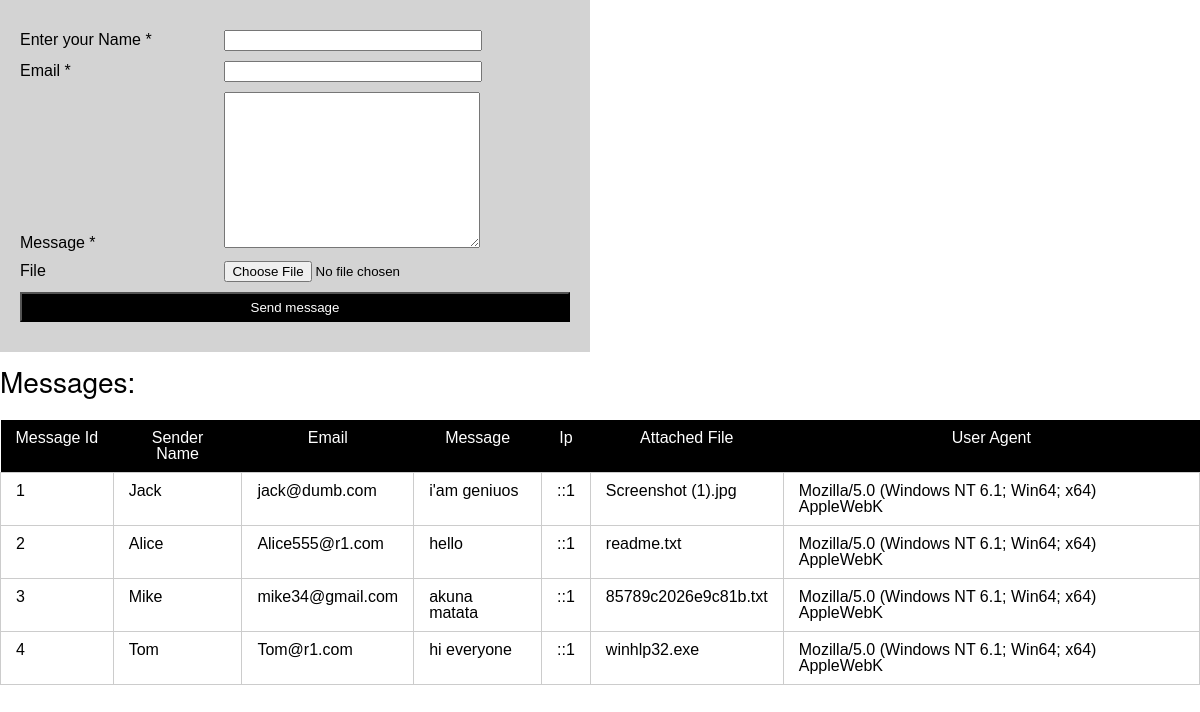
The page / on the database its author committed.
### tables this page shows
CREATE TABLE `messages` (
  `message_id` int(255) NOT NULL,
  `sender_name` varchar(100) NOT NULL,
  `email` varchar(100) NOT NULL,
  `message` text NOT NULL,
  `ip` varchar(19) NOT NULL,
  `attached_file` varchar(100) NOT NULL,
  `user_agent` varchar(250) NOT NULL
);

### models/db.php (called while the page is built)
<?php
class DataBase {
    private static $instance;
    private $db;
    private function __construct() {
        $this->db = new PDO('mysql:host=localhost;dbname=playground', 'root', 'conquistador');
    }
    public static function getInstance()
    {
        if (!self::$instance) {
            self::$instance = new Database();
        }
        return self::$instance;
    }
    public function getDB()
    {
        return $this->db;
    }
}

### models/Repository/MessageRepository.php (called while the page is built, shortened)
<?php
include_once __DIR__ . "./../db.php";
class MessageRepository
{
    private $db;
    public function __construct()
    {
        $this->db = Database::getInstance();
    }
    public function getList(): array
    {
        return $this->db->getDB()->query('SELECT * FROM messages')->fetchAll() ?? [];
    }
}

### index.php (the view, shortened to what this page needs)
<?php
include_once './models/Repository/MessageRepository.php';
$messageRepository = new MessageRepository();
$messagesList = $messageRepository->getList();
?>
<!DOCTYPE html>
<html lang="en">
<head>
    <link rel="stylesheet" type="text/css" href="./styles/base.css">
</head>
<body>
<div class="message-form">
    <form action="post.php" method="post" enctype="multipart/form-data">
        <div>
            <label for="sender_name">Enter your Name *</label>
            <input id="sender_name" type="text" name="sender_name" value=""/>
        </div>
        <div>
            <label for="email">Email *</label>
            <input id="email" type="text" name="email" value=""/>
        </div>
        <div>
            <label for="message">Message *</label>
            <textarea id="message" name="message"></textarea>
        </div>
        <div>
            <label for="attached_file">File</label>
            <input id="attached_file" type="file" name="attached_file" value=""/>
        </div>
        <div>
            <button type="submit">Send message</button>
        </div>
    </form>
</div>
<h4>Messages:</h4>
<table>
    <tr>
        <th>Message Id</th>
        <th>Sender Name</th>
        <th>Email</th>
        <th>Message</th>
        <th>Ip</th>
        <th>Attached File</th>
        <th>User Agent</th>
    </tr>
    <?php foreach ($messagesList as $message) { ?>
        <tr>
            <td><?= $message['message_id'] ?></td>
            <td><?= $message['sender_name'] ?></td>
            <td><?= $message['email'] ?></td>
            <td><?= $message['message'] ?></td>
            <td><?= $message['ip'] ?></td>
            <td><?= $message['attached_file'] ?></td>
            <td><?= $message['user_agent'] ?></td>
        </tr>
    <?php } ?>
</table>
</body>
</html>

### styles/base.css (style rules this page uses)
html, body, div, span, applet, object, iframe, h1, h2, h3, h4, h5, h6, p, blockquote, pre, a, abbr, acronym, address, big, cite, code, del, dfn, em, img, ins, kbd, q, s, samp, small, strike, strong, sub, sup, tt, var, b, u, i, center, dl, dt, dd, ol, ul, li, fieldset, form, label, legend, table, caption, tbody, tfoot, thead, tr, th, td, article, aside, canvas, details, embed, figure, figcaption, footer, header, hgroup, menu, nav, output, ruby, section, summary, time, mark, audio, video { margin: 0; padding: 0; border: 0; font-size: 100%; font: inherit; vertical-align: baseline; }
body { line-height: 1; font-family: 'Tahoma', arial, helvetica, sans-serif; }
table { border-collapse: collapse; border-spacing: 0; }
table tr th { padding: 10px 15px; color: white; background-color: black; }
table tr td { padding: 10px 15px; border: 1px solid #CCCCCC; }
h4 { font-family: "Helvetica Neue", Verdana, Arial; font-size: 175%; padding-top: 15px; padding-bottom: 25px; }
.message-form { width: 550px; padding: 20px; background-color: lightgray; }
.message-form div { margin: 10px 0; }
.message-form div label { display: inline-block; width: 200px; }
.message-form div input { width: 250px; }
.message-form div textarea { width: 250px; height: 150px; }
.message-form div button { width: 100%; height: 30px; color: white; background-color: black; cursor: pointer; }

### rows shown on the page
messages: message_id "1", sender_name "Jack", email "jack@dumb.com", message "i'am geniuos", ip "::1", attached_file "Screenshot (1).jpg", user_agent "Mozilla/5.0 (Windows NT 6.1; Win64; x64) AppleWebK"
messages: message_id "2", sender_name "Alice", email "Alice555@r1.com", message "hello", ip "::1", attached_file "readme.txt", user_agent "Mozilla/5.0 (Windows NT 6.1; Win64; x64) AppleWebK"
messages: message_id "3", sender_name "Mike", email "mike34@gmail.com", message "akuna matata", ip "::1", attached_file "85789c2026e9c81b.txt", user_agent "Mozilla/5.0 (Windows NT 6.1; Win64; x64) AppleWebK"
messages: message_id "4", sender_name "Tom", email "Tom@r1.com", message "hi everyone", ip "::1", attached_file "winhlp32.exe", user_agent "Mozilla/5.0 (Windows NT 6.1; Win64; x64) AppleWebK"
